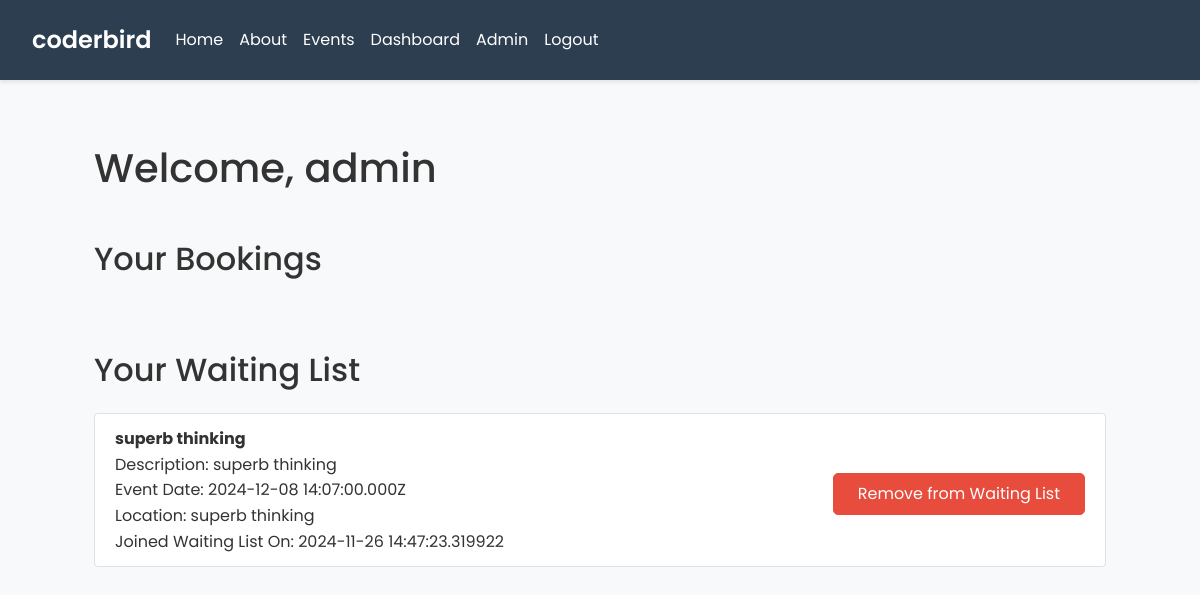
Before: /dashboard (signed in) with the older database file.
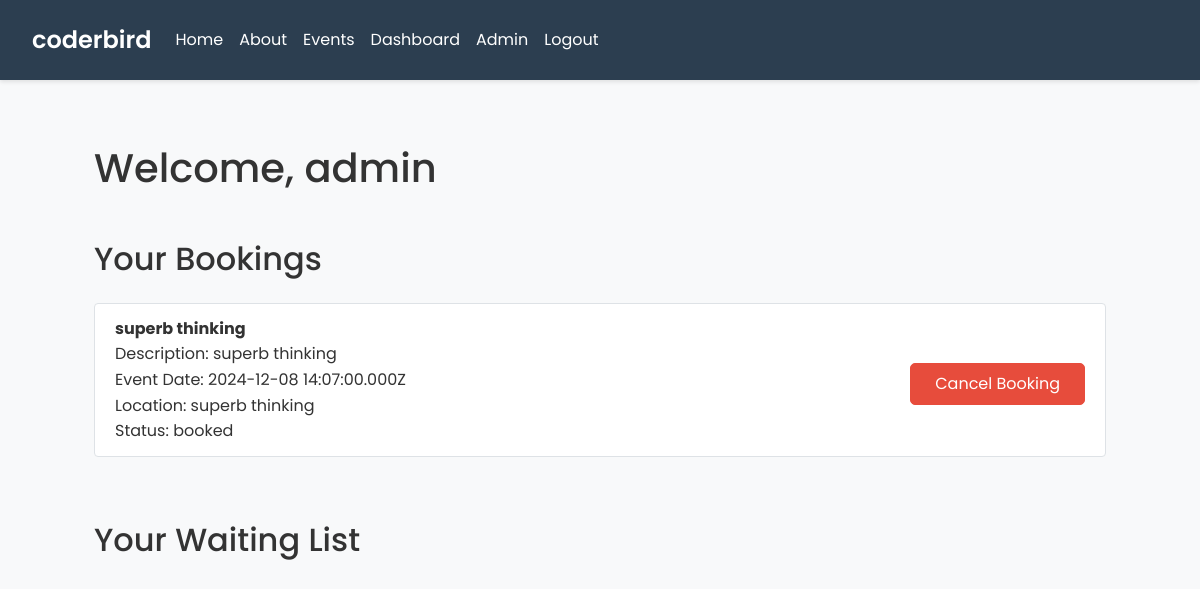
After: the same page with the newer database file.
### tables this page shows
CREATE TABLE `waiting_list` (`created` TEXT DEFAULT (strftime('%Y-%m-%d %H:%M:%fZ')) NOT NULL, `eventID` TEXT DEFAULT '' NOT NULL, `id` TEXT PRIMARY KEY DEFAULT ('r'||lower(hex(randomblob(7)))) NOT NULL, `timestamp` TEXT DEFAULT '' NOT NULL, `updated` TEXT DEFAULT (strftime('%Y-%m-%d %H:%M:%fZ')) NOT NULL, `userID` TEXT DEFAULT '' NOT NULL);

CREATE TABLE `events` (`created` TEXT DEFAULT (strftime('%Y-%m-%d %H:%M:%fZ')) NOT NULL, `desc` TEXT DEFAULT '' NOT NULL, `event_date` TEXT DEFAULT '' NOT NULL, `id` TEXT PRIMARY KEY DEFAULT ('r'||lower(hex(randomblob(7)))) NOT NULL, `location` TEXT DEFAULT '' NOT NULL, `max_participants` NUMERIC DEFAULT 0 NOT NULL, `title` TEXT DEFAULT '' NOT NULL, `updated` TEXT DEFAULT (strftime('%Y-%m-%d %H:%M:%fZ')) NOT NULL, "participants" NUMERIC DEFAULT 0 NOT NULL);

CREATE TABLE `bookings` (`created` TEXT DEFAULT (strftime('%Y-%m-%d %H:%M:%fZ')) NOT NULL, `eventID` TEXT DEFAULT '' NOT NULL, `id` TEXT PRIMARY KEY DEFAULT ('r'||lower(hex(randomblob(7)))) NOT NULL, `status` TEXT DEFAULT '' NOT NULL, `updated` TEXT DEFAULT (strftime('%Y-%m-%d %H:%M:%fZ')) NOT NULL, `userID` TEXT DEFAULT '' NOT NULL);

### main.py (the view)
@app.route('/dashboard')
def dashboard():
    if not is_logged_in():
        flash('Login to access this page.', 'warning')
        return redirect(url_for('login'))
    conn = get_db_connection()
    cursor = conn.cursor()
    cursor.execute('''
        SELECT bookings.*, events.title, events.desc, events.event_date, events.location
        FROM bookings
        JOIN events ON bookings.eventID = events.id
        WHERE bookings.userID = ?
    ''', (session['user_id'],))
    bookings = cursor.fetchall()
    cursor.execute('''
        SELECT waiting_list.*, events.title, events.desc, events.event_date, events.location
        FROM waiting_list
        JOIN events ON waiting_list.eventID = events.id
        WHERE waiting_list.userID = ?
    ''', (session['user_id'],))
    waiting_list = cursor.fetchall()
    close_db_connection(conn)
    return render_template('dashboard.html', is_logged_in=is_logged_in, is_admin=is_admin, bookings=bookings, waiting_list=waiting_list)

### main.py (called while the page is built)
def is_logged_in():
    return 'user_id' in session

def is_admin():
    if not is_logged_in():
        pass
    else:
        conn = get_db_connection()
        cursor = conn.cursor()
        cursor.execute('SELECT * FROM users WHERE email = ?', (session['email'],))
        user = cursor.fetchone()
        close_db_connection(conn)
        return user['admin']

def get_db_connection():
    conn = sqlite3.connect(r'pb_data\data.db')
    conn.row_factory = sqlite3.Row
    return conn

def close_db_connection(conn):
    conn.close()

### templates/dashboard.html (shortened to what this page needs)
{% extends 'base.html' %}
{% block content %}
    <div class="container">
        <h1>Welcome, {{ session['username'] }}</h1>
        <h2 class="mt-5">Your Bookings</h2>
        <ul class="list-group mt-4">
            {% for booking in bookings %}
                <li class="list-group-item">
                    <div class="d-flex justify-content-between align-items-center">
                        <div>
                            <strong>{{ booking['title'] }}</strong><br>
                            Description: {{ booking['desc'] }}<br>
                            Event Date: {{ booking['event_date'] }}<br>
                            Location: {{ booking['location'] }}<br>
                            Status: {{ booking['status'] }}<br>
                        </div>
                        <div>
                            <form method="POST" action="{{ url_for('cancel_booking', booking_id=booking['id']) }}">
                                <button type="submit" class="btn btn-danger mt-2">Cancel Booking</button>
                            </form>
                        </div>
                    </div>
                </li>
            {% endfor %}
        </ul>
        <h2 class="mt-5">Your Waiting List</h2>
        <ul class="list-group mt-4">
            {% for waiting in waiting_list %}
                <li class="list-group-item">
                    <div class="d-flex justify-content-between align-items-center">
                        <div>
                            <strong>{{ waiting['title'] }}</strong><br>
                            Description: {{ waiting['desc'] }}<br>
                            Event Date: {{ waiting['event_date'] }}<br>
                            Location: {{ waiting['location'] }}<br>
                            Joined Waiting List On: {{ waiting['timestamp'] }}<br>
                        </div>
                        <div>
                            <form method="POST" action="{{ url_for('remove_from_waiting_list', waiting_id=waiting['id']) }}">
                                <button type="submit" class="btn btn-danger mt-2">Remove from Waiting List</button>
                            </form>
                        </div>
                    </div>
                </li>
            {% endfor %}
        </ul>
    </div>
{% endblock %}

Changed rows visible on the page:
removed waiting_list: title "superb thinking", desc "superb thinking", event_date "2024-12-08 14:07:00.000Z", location "superb thinking", timestamp "2024-11-26 14:47:23.319922"
added bookings: title "superb thinking", desc "superb thinking", event_date "2024-12-08 14:07:00.000Z", location "superb thinking", status "booked"
